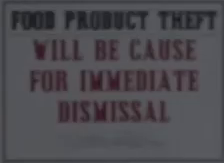
#> input picture PlanarMarker/data/pu.png, 224 x 163 px, found by its file name
$ python getFeature_klt.py
#> lines starting #> are read from the running program, lines starting #| are printed output that depends on the picture; after the words box and inside, x2 and y2 are one past the last pixel; in counts of white or black regions, pixels touching at a corner belong together
import os
import cv2
import numpy as np

def getFeature_KLT(old_frame, cur_frame, p0):
    """
    input: numpy gray
    ouput: coordinate
    """
    # old_frame_gray = cv2.cvtColor(old_frame, cv2.COLOR_RGB2GRAY)
    # cur_frame_gray = cv2.cvtColor(cur_frame, cv2.COLOR_RGB2GRAY)
    #---------------------------------------------#
    # 光流法参数
    # maxLevel 未使用的图像金字塔层数
    #---------------------------------------------#
    lk_params = dict(winSize=(15, 15),
                    maxLevel=2,
                    criteria=(cv2.TERM_CRITERIA_EPS | cv2.TERM_CRITERIA_COUNT, 10, 0.03))
    #---------------------------------------------#
    # 参考帧 | 检测帧 | 参考帧特征点向量
    #---------------------------------------------#
    # p1, st, err = cv2.calcOpticalFlowPyrLK(old_frame_gray, cur_frame_gray, p0, None, **lk_params)
    p1, st, _ = cv2.calcOpticalFlowPyrLK(old_frame, cur_frame, p0, None, **lk_params)
    #---------------------------------------------#
    # 选择good points
    # 找到的特征点少于10个则用传统算法找特征点
    #---------------------------------------------#
    if len(p1[st == 1]) <= 10:
        # TODO
        assert len(p1[st == 1]) <= 10
    print("tracking -{}- featrue...".format(len(p1[st == 1])))

    if p1 is not None:
        good_old = p0[st == 1]
        good_new = p1[st == 1]

    src_pts = np.float32(good_old).reshape(-1, 1, 2)
    dst_pts = np.float32(good_new).reshape(-1, 1, 2)

    return src_pts, dst_pts


if __name__ == "__main__":

    cap = cv2.VideoCapture("./data/door.mp4")
    match_img  = cv2.imread("./data/pu.png")
#> match_img is the input picture: shape (163, 224, 3); mean B, G, R 79.5, 74.6, 76.9
    feature_params = dict(maxCorners=100,
                                qualityLevel=0.3,
                                minDistance=7,
                                blockSize=7)
    ret, zero_frame = cap.read()
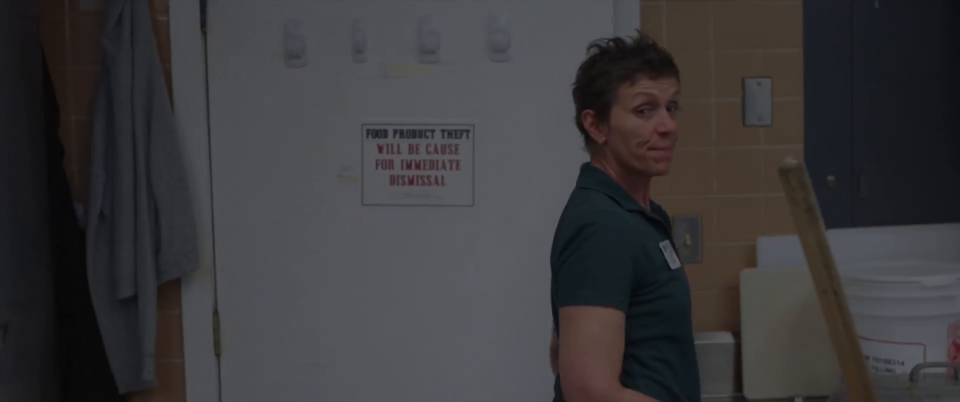
#> input picture frame 7 of PlanarMarker/data/door.mp4, 1920 x 804 px (shown at 1/2 size)
#> zero_frame is the input picture: shape (804, 1920, 3); mean B, G, R 59.6, 57.7, 59.2
    zero_frame_gray = cv2.cvtColor(zero_frame, cv2.COLOR_BGR2GRAY)
    match_img_gray = cv2.cvtColor(match_img, cv2.COLOR_BGR2GRAY)
    p0 = cv2.goodFeaturesToTrack(zero_frame_gray, mask=None, **feature_params)
#> p0 = 100 rows, first 8: [1178, 320], [1321, 486], [800, 275], [869, 261], [855, 273], [881, 261], [939, 261], [1359, 530]
    # p0 = cv2.goodFeaturesToTrack(match_img_gray, mask=None, **feature_params)
    color = np.random.randint(0, 255, (1000, 3))

    old_frame = zero_frame
    mask = np.zeros_like(old_frame)
    old_frame_gray = cv2.cvtColor(old_frame, cv2.COLOR_BGR2GRAY)
    while True:
        ret, cur_frame = cap.read()
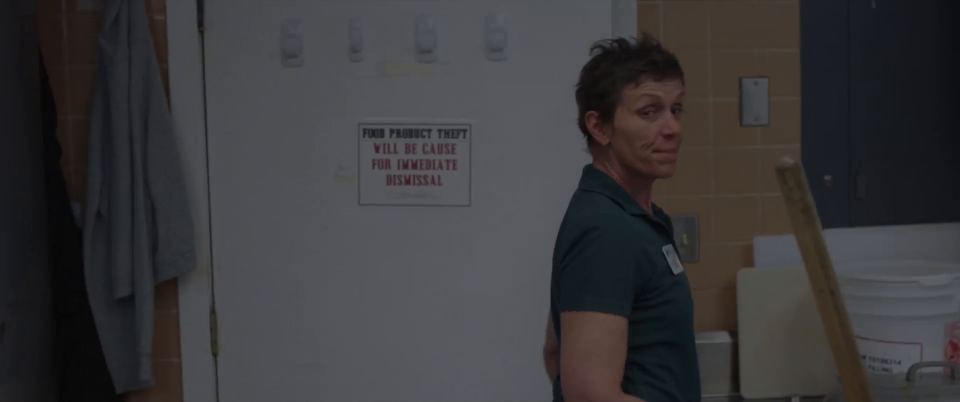
#> input picture frame 8 of PlanarMarker/data/door.mp4, 1920 x 804 px (shown at 1/2 size)
#> cur_frame is the input picture: shape (804, 1920, 3); mean B, G, R 59.4, 57.7, 58.9
        if not ret:
            print('No frames grabbed!')
            break

        cur_frame_gray = cv2.cvtColor(cur_frame, cv2.COLOR_BGR2GRAY)
        src_pts, dst_pts = getFeature_KLT(old_frame_gray, cur_frame_gray, p0)
#> in getFeature_KLT, `p1, st, _ = cv2.calcOpticalFlowPyrLK(old_frame, cur_frame, p0, None, *..`: p1 = 100 rows, first 8: [1182.9, 323.6], [1326.9, 494.3], [793.4, 274.3], [862.3, 260.1], [848.3, 272.2], [874.5, 260.5], [932.8, 260.2], [1365.1, 539]; st = 100 values from 1 to 1
#> (printed output is left out)
#> in getFeature_KLT, `good_old = p0[st == 1]`: good_old = 100 pairs, first value 734 to 1805, second value 57 to 728
#> in getFeature_KLT, `good_new = p1[st == 1]`: good_new = 100 pairs, first value 727.3 to 1798.5, second value 54.47 to 726.5
#> in getFeature_KLT, `src_pts = np.float32(good_old).reshape(-1, 1, 2)`: src_pts has the same summary as p0 outside getFeature_KLT
#> in getFeature_KLT, `dst_pts = np.float32(good_new).reshape(-1, 1, 2)`: dst_pts has the same summary as p1
#> src_pts has the same summary as p0; dst_pts has the same summary as p1 in getFeature_KLT

        for i, (old, new) in enumerate(zip(src_pts, dst_pts)):
            a, b = old.ravel()
            c, d = new.ravel()
            mask  = cv2.line(mask, (int(c), int(d)), (int(a), int(b)), color[i].tolist(), 2)
            frame = cv2.circle(cur_frame, (int(c), int(d)), 5, color[i].tolist(), -1)
#> this loop made 100 passes
#> (a, b, c, d) on passes 1 to 12: (1178, 320, 1182.9, 323.6), (1321, 486, 1326.9, 494.3), (800, 275, 793.4, 274.3), (869, 261, 862.3, 260.1), (855, 273, 848.3, 272.2), (881, 261, 874.5, 260.5), (939, 261, 932.8, 260.2), (1359, 530, 1365.1, 539), (788, 260, 781.1, 259.1), (734, 260, 727.3, 259), (1336, 481, 1342, 489.6), (821, 337, 814.2, 336.5)
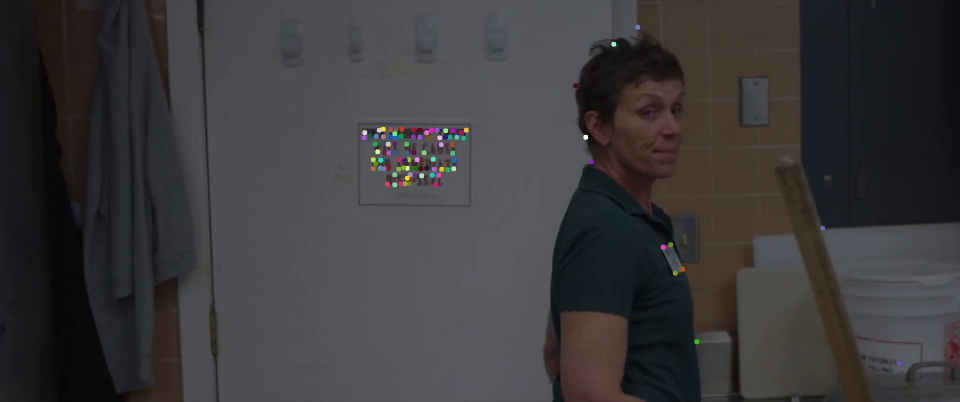
#> cur_frame: shape (804, 1920, 3) (shown at 1/2 size); 0.51% of pixels changed, all inside (x1, y1, x2, y2) = (722, 49, 1804, 732)
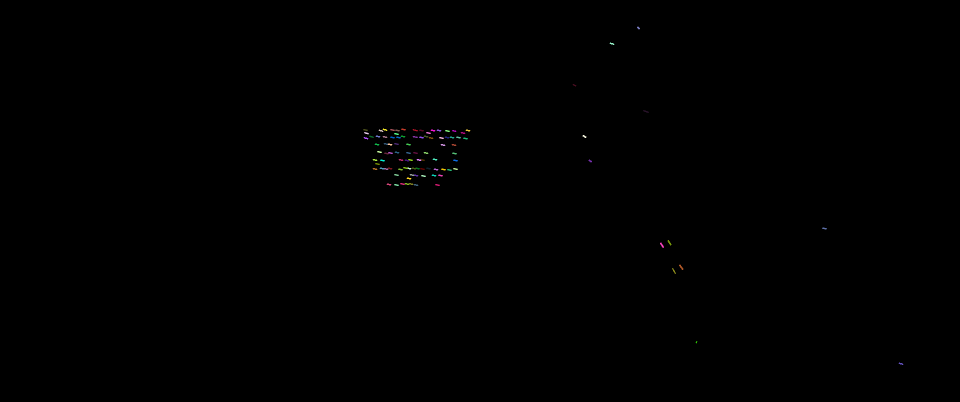
#> mask: shape (804, 1920, 3) (shown at 1/2 size); mean of channels 0, 1, 2 0.2, 0.2, 0.2; drawn as B, G, R

        img = cv2.add(frame, mask)
        cv2.imshow('frame', img)
        k = cv2.waitKey(30) & 0xff
#> (key Esc is pressed here)
        if k == 27:
            break

        old_frame_gray = cur_frame_gray.copy()
        p0 = dst_pts

    cv2.destroyAllWindows()
